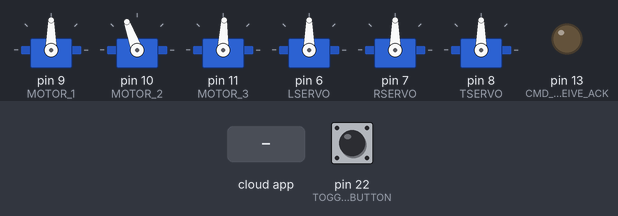
Bench run of a sketch on a simulated Arduino Mega 2560, built with avr-gcc and run on an emulated ATmega2560. Shown: 6 × servo, output pins drawn as LEDs (lit = HIGH). The inputs (shaded band) are chosen by the test bench; at power-on: pin 22 (TOGGLE_BUTTON) HIGH. The ROS host is connected and sends only what is stated.

Above: at 4.2 s.
4.3 s: the phone or cloud app sets motor_5 to -100
At 5.2 s:
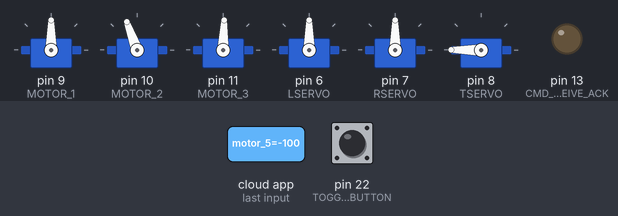
5.8 s: the phone or cloud app sets motor_1 to -100
At 6.7 s:
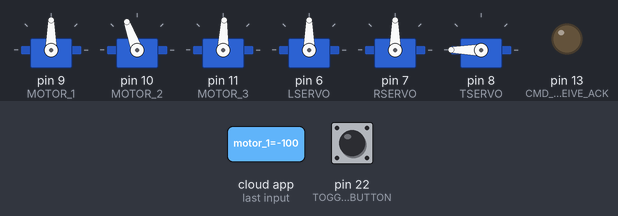
7.3 s: the phone or cloud app sets motor_6 to -100
At 7.8 s:
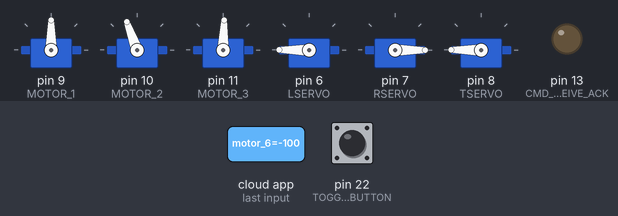
8.8 s: the phone or cloud app sets motor_2 to -100
At 10.0 s:
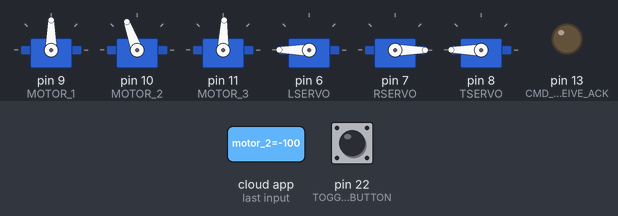
10.3 s: the phone or cloud app sets motor_5 to 0
At 11.3 s:
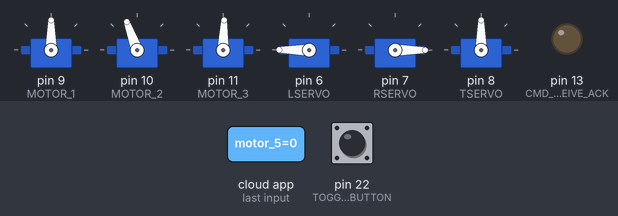
11.8 s: the phone or cloud app sets motor_3 to -100
At 12.1 s:
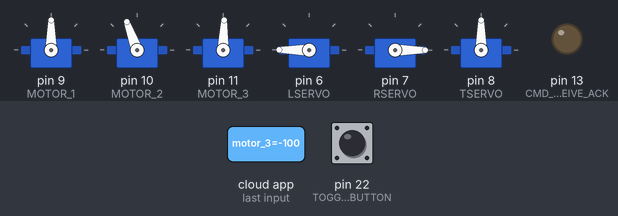
Timing chart, 0 to 14.3 s (numbered marks = the images above; inputs shaded):
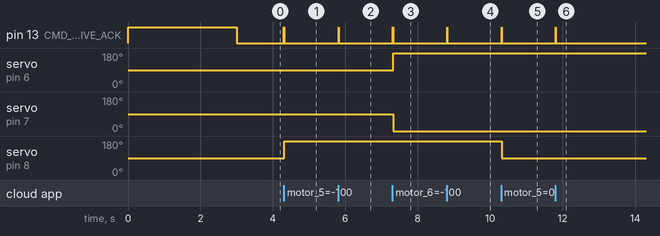

The sketch:

tart_arduino_code.ino
```cpp
#include <Servo.h>

// Stepper motors pins
#define MOTOR_1 9
#define MOTOR_2 10
#define MOTOR_3 11

#define MOTOR_1_LOWER 65
#define MOTOR_1_UPPER 85
#define MOTOR_2_LOWER 80
#define MOTOR_2_UPPER 140
#define MOTOR_3_LOWER 63
#define MOTOR_3_UPPER 108

#define MOTOR_1_ZERO 90
#define MOTOR_2_ZERO 110
#define MOTOR_3_ZERO 88
#define TSERVO_ZERO 90
#define LSERVO_ZERO 90
#define RSERVO_ZERO 90

#define MOTOR_1_POLARITY 1
#define MOTOR_2_POLARITY 1
#define MOTOR_3_POLARITY -1
#define TSERVO_POLARITY -1
#define LSERVO_POLARITY -1
#define RSERVO_POLARITY -1

// Servo motors pins
#define LSERVO 6// left servo motor
#define RSERVO 7 // right servo motor
#define TSERVO 8 // top servo motor

// For rosserial
#define BAUD 57600

// Indicator lights & toggle buttons
#define CMD_RECEIVE_ACK 13
#define TOGGLE_BUTTON 22

#include <ros.h>
#include <std_msgs/String.h>
#include <std_msgs/Float32.h>
#include <AccelStepper.h>


//Servo instances
Servo motor1, motor2, motor3, LServo, RServo, TServo;
double motor[6] = {0,0,0,0,0,0};
int targetpos = 0;
int currentpos[6]={MOTOR_1_ZERO,MOTOR_2_ZERO,MOTOR_3_ZERO,0,TSERVO_ZERO,LSERVO_ZERO};


//Ros communication functions
void motor1_cmd(const std_msgs::Float32& cmd_msg)
{
  digitalWrite(CMD_RECEIVE_ACK, HIGH);
  motor[0] = cmd_msg.data;
  delay(10);
  digitalWrite(CMD_RECEIVE_ACK, LOW);
}
void motor2_cmd(const std_msgs::Float32& cmd_msg)
{
  digitalWrite(CMD_RECEIVE_ACK, HIGH);
  motor[1] = cmd_msg.data;
  delay(10);
  digitalWrite(CMD_RECEIVE_ACK, LOW);
}
void motor3_cmd(const std_msgs::Float32& cmd_msg)
{
  digitalWrite(CMD_RECEIVE_ACK, HIGH);
  motor[2] = cmd_msg.data;
  delay(10);
  digitalWrite(CMD_RECEIVE_ACK, LOW);
}
void servo1_cmd(const std_msgs::Float32& cmd_msg)
{
  digitalWrite(CMD_RECEIVE_ACK, HIGH);
  motor[4] = cmd_msg.data;
  delay(10);
  digitalWrite(CMD_RECEIVE_ACK, LOW);

}
void servo2_cmd(const std_msgs::Float32& cmd_msg)
{
  digitalWrite(CMD_RECEIVE_ACK, HIGH);
  motor[5] = cmd_msg.data;
  delay(10);
  digitalWrite(CMD_RECEIVE_ACK, LOW);
}


//Global variables
ros::NodeHandle nh;

std_msgs::String str_msg;
ros::Publisher action_node("/action_node", &str_msg);
ros::Subscriber<std_msgs::Float32> sub("/arduino/motor_1", &motor1_cmd);
ros::Subscriber<std_msgs::Float32> sub2("/arduino/motor_2", &motor2_cmd);
ros::Subscriber<std_msgs::Float32> sub3("/arduino/motor_3", &motor3_cmd);
ros::Subscriber<std_msgs::Float32> sub4("/arduino/motor_5", &servo1_cmd);
ros::Subscriber<std_msgs::Float32> sub5("/arduino/motor_6", &servo2_cmd);

int status = -1; //starting
char msg[2] = "1";

void setup()
{
  // Setup servo motors
  motor1.attach(MOTOR_1);
  motor2.attach(MOTOR_2);
  motor3.attach(MOTOR_3);
  LServo.attach(LSERVO);
  RServo.attach(RSERVO);
  TServo.attach(TSERVO);
  motor1.write(MOTOR_1_ZERO);
  motor2.write(MOTOR_2_ZERO);
  motor3.write(MOTOR_3_ZERO);
  LServo.write(LSERVO_ZERO);
  RServo.write(RSERVO_ZERO);
  TServo.write(TSERVO_ZERO);

  pinMode(TOGGLE_BUTTON, INPUT);
  pinMode(CMD_RECEIVE_ACK, OUTPUT);

  digitalWrite(CMD_RECEIVE_ACK, HIGH);
  delay(3000);
  digitalWrite(CMD_RECEIVE_ACK, LOW);

  //Initialize ros commands
  nh.initNode();
  nh.advertise(action_node);
  nh.subscribe(sub);
  nh.subscribe(sub2);
  nh.subscribe(sub3);
  nh.subscribe(sub4);
  nh.subscribe(sub5);
  nh.getHardware()->setBaud(BAUD);
}

void loop()
{
  //Sending toggle command
  if(digitalRead(TOGGLE_BUTTON) != status){
    if(digitalRead(TOGGLE_BUTTON) == 1) msg[0] = '2';
    else if (digitalRead(TOGGLE_BUTTON) == 0) msg[0] = '1';
    str_msg.data = msg;
    action_node.publish( &str_msg );

    status = digitalRead(TOGGLE_BUTTON);
  }
   nh.spinOnce();
   //Move motors to position
   targetpos = MOTOR_1_ZERO+(int)motor[0]*MOTOR_1_POLARITY;
   if(targetpos>=MOTOR_1_LOWER && targetpos<=MOTOR_1_UPPER) {
     if(targetpos<currentpos[0]) currentpos[0]--;
     else if (targetpos>currentpos[0]) currentpos[0]++;
     motor1.write(currentpos[0]);
   }
   targetpos = MOTOR_2_ZERO+(int)motor[1]*MOTOR_2_POLARITY;
   if(targetpos>=MOTOR_2_LOWER && targetpos<=MOTOR_2_UPPER) {
     if(targetpos<currentpos[1]) currentpos[1]--;
     else if (targetpos>currentpos[1]) currentpos[1]++;
     motor2.write(currentpos[1]);
   }
   targetpos = MOTOR_3_ZERO+((int)motor[2]*MOTOR_3_POLARITY-(int)motor[1]*MOTOR_2_POLARITY);
   if(targetpos>=MOTOR_3_LOWER && targetpos<=MOTOR_3_UPPER) {
     if(targetpos<currentpos[2]) currentpos[2]--;
     else if (targetpos>currentpos[2]) currentpos[2]++;
     motor3.write(currentpos[2]);
   }

   targetpos=TSERVO_ZERO+(int)motor[4]*TSERVO_POLARITY;
   if(targetpos<currentpos[4]) currentpos[4]--;
   else if (targetpos>currentpos[4]) currentpos[4]++;
   TServo.write(targetpos);

   targetpos=(int)motor[5]*LSERVO_POLARITY;
   if(targetpos<currentpos[5]) currentpos[5]--;
   else if (targetpos>currentpos[5]) currentpos[5]++;
   LServo.write(90+targetpos);
   RServo.write(90-targetpos);
   delay(10);

}
```

Measured:
- after the input at 4.3 s, pin 13 (CMD_RECEIVE_ACK): LOW → HIGH at once, → LOW 0.01 s later; servo on pin 8 (TSERVO): 90° → 180° at once
- after the input at 5.8 s, pin 13 (CMD_RECEIVE_ACK): LOW → HIGH at once, → LOW 0.01 s later
- after the input at 7.3 s, pin 13 (CMD_RECEIVE_ACK): LOW → HIGH at once, → LOW 0.01 s later; servo on pin 6 (LSERVO): 90° → 180° at once; servo on pin 7 (RSERVO): 90° → 0° at once
- after the input at 8.8 s, pin 13 (CMD_RECEIVE_ACK): LOW → HIGH at once, → LOW 0.01 s later
- after the input at 10.3 s, pin 13 (CMD_RECEIVE_ACK): LOW → HIGH at once, → LOW 0.01 s later; servo on pin 8 (TSERVO): 180° → 90° at once
- after the input at 11.8 s, pin 13 (CMD_RECEIVE_ACK): LOW → HIGH at once, → LOW 0.01 s later
